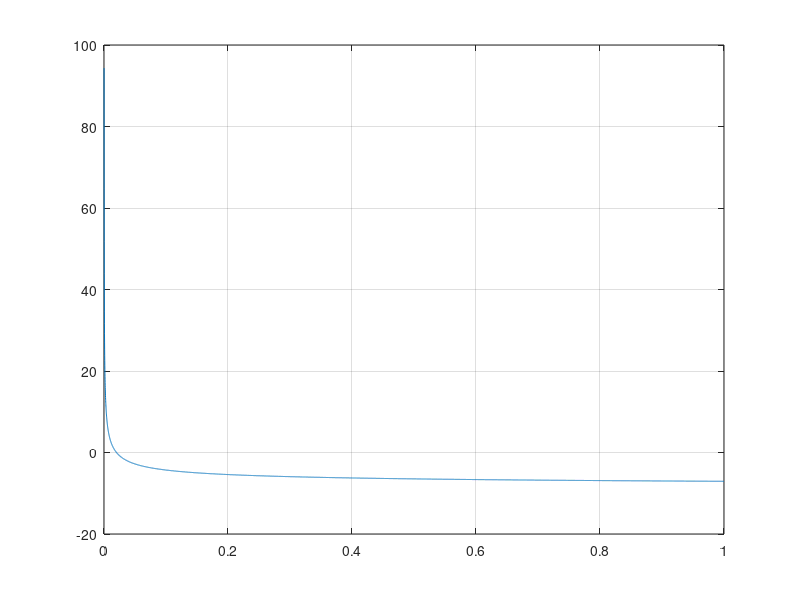

This chart was generated by the following MATLAB code:
% Michael Barile
% name = (13 + 2)/100
% This file substitutes equation 1 into equation 3 to D for a given f,
% then uses equation 1 to find V, 2 to find Re, and finally uses equation
% 4 for the error.  

clear all
close all
clc

df = 0.0001;
f1_min = 0.0001;
f1_max = 1;

err0 = 10.01000;

f1 = f1_min:df:f1_max;

for i = 1:length(f1)
    d(i) = ((2.7/(pi^2*19.62))*f1(i))^(1/5);
    v(i) = .15/(pi*d(i)^2/4);
    re(i) = (v(i)*d(i))/.00001655;
    err(i) = 1/sqrt(f1(i)) + 2.0*log10(2.51/(re(i)*sqrt(f1(i))));
    if abs(err(i)) <= err0
        err0 = abs(err(i));
    end
end

plot(f1,err)
%axis([0 1 -25 25])
grid


